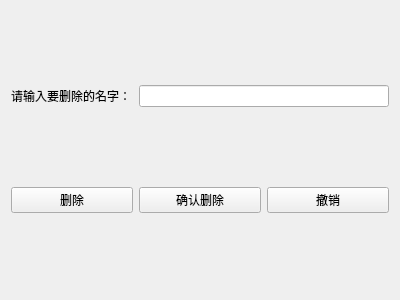
<?xml version="1.0" encoding="UTF-8"?>
<ui version="4.0">
 <class>Widget</class>
 <widget class="QWidget" name="Widget">
  <property name="geometry">
   <rect>
    <x>0</x>
    <y>0</y>
    <width>400</width>
    <height>300</height>
   </rect>
  </property>
  <property name="windowTitle">
   <string>Widget</string>
  </property>
  <layout class="QGridLayout" name="gridLayout">
   <item row="0" column="0">
    <widget class="QLabel" name="label">
     <property name="text">
      <string>请输入要删除的名字：</string>
     </property>
    </widget>
   </item>
   <item row="0" column="1" colspan="2">
    <widget class="QLineEdit" name="lineEdit"/>
   </item>
   <item row="1" column="0">
    <widget class="QPushButton" name="pushDelete">
     <property name="text">
      <string>删除</string>
     </property>
    </widget>
   </item>
   <item row="1" column="1">
    <widget class="QPushButton" name="pushSureDelete">
     <property name="text">
      <string>确认删除</string>
     </property>
    </widget>
   </item>
   <item row="1" column="2">
    <widget class="QPushButton" name="pushCanel">
     <property name="text">
      <string>撤销</string>
     </property>
    </widget>
   </item>
  </layout>
 </widget>
 <layoutdefault spacing="6" margin="11"/>
 <resources/>
 <connections/>
</ui>
